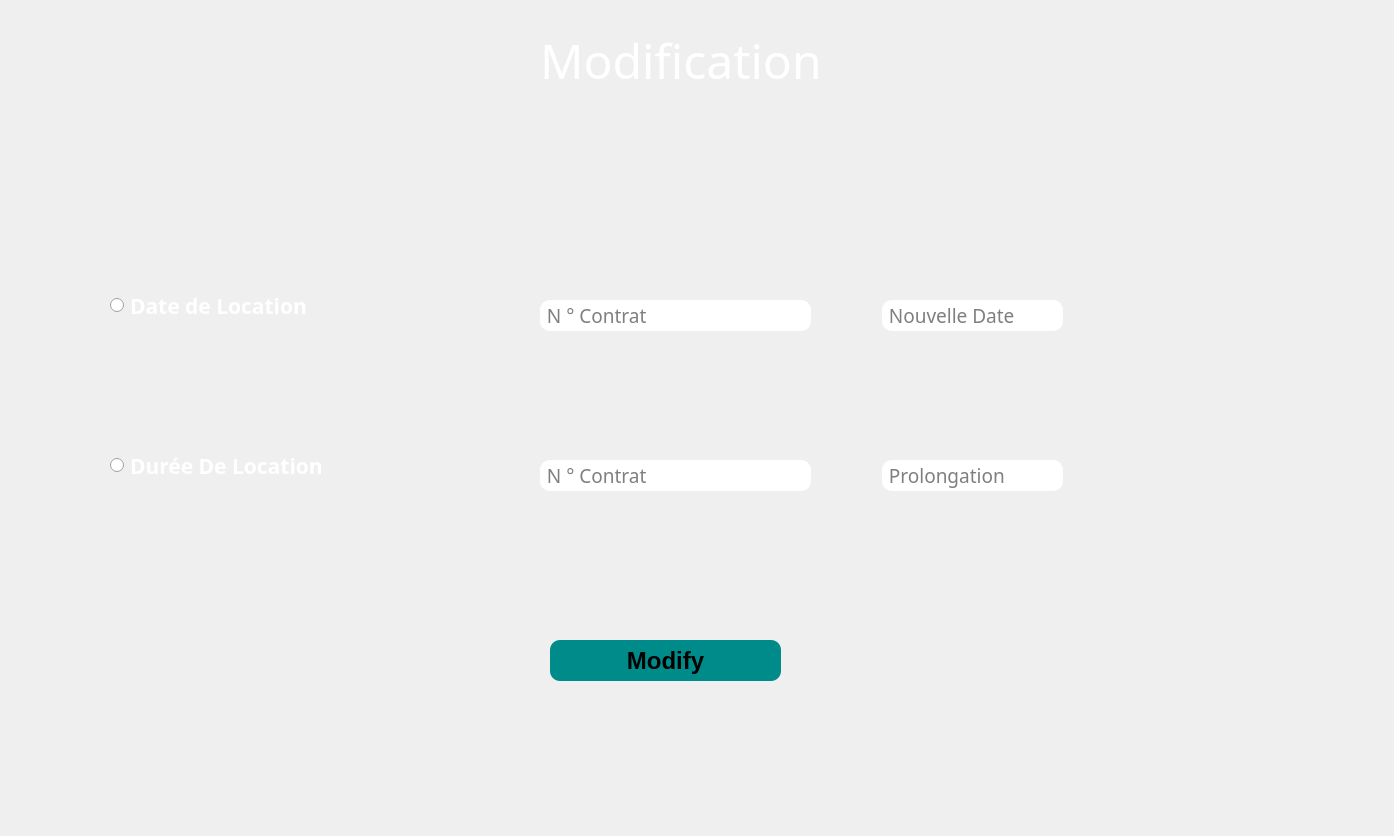
<?xml version="1.0" encoding="UTF-8"?>
<ui version="4.0">
 <class>Dialog</class>
 <widget class="QDialog" name="Dialog">
  <property name="geometry">
   <rect>
    <x>0</x>
    <y>0</y>
    <width>1394</width>
    <height>836</height>
   </rect>
  </property>
  <property name="windowTitle">
   <string>Dialog</string>
  </property>
  <widget class="QLabel" name="label">
   <property name="geometry">
    <rect>
     <x>-180</x>
     <y>-15</y>
     <width>1701</width>
     <height>871</height>
    </rect>
   </property>
   <property name="font">
    <font>
     <pointsize>10</pointsize>
     <weight>75</weight>
     <bold>true</bold>
    </font>
   </property>
   <property name="text">
    <string/>
   </property>
   <property name="pixmap">
    <pixmap resource="mothak6.qrc">:/pics/b3.jpg</pixmap>
   </property>
   <property name="scaledContents">
    <bool>true</bool>
   </property>
  </widget>
  <widget class="QLabel" name="label_2">
   <property name="geometry">
    <rect>
     <x>540</x>
     <y>30</y>
     <width>351</width>
     <height>61</height>
    </rect>
   </property>
   <property name="font">
    <font>
     <family>Bernard MT Condensed</family>
     <pointsize>36</pointsize>
    </font>
   </property>
   <property name="styleSheet">
    <string notr="true">color:white</string>
   </property>
   <property name="text">
    <string>Modification</string>
   </property>
  </widget>
  <widget class="QRadioButton" name="radioButton">
   <property name="geometry">
    <rect>
     <x>110</x>
     <y>280</y>
     <width>321</width>
     <height>51</height>
    </rect>
   </property>
   <property name="font">
    <font>
     <family>Segoe UI Variable Display Semib</family>
     <pointsize>16</pointsize>
     <weight>75</weight>
     <bold>true</bold>
    </font>
   </property>
   <property name="styleSheet">
    <string notr="true">color:white</string>
   </property>
   <property name="text">
    <string>Date de Location</string>
   </property>
  </widget>
  <widget class="QRadioButton" name="radioButton_2">
   <property name="geometry">
    <rect>
     <x>110</x>
     <y>450</y>
     <width>291</width>
     <height>31</height>
    </rect>
   </property>
   <property name="font">
    <font>
     <family>Segoe UI Variable Display Semib</family>
     <pointsize>16</pointsize>
     <weight>75</weight>
     <bold>true</bold>
    </font>
   </property>
   <property name="styleSheet">
    <string notr="true">color:white</string>
   </property>
   <property name="text">
    <string>Durée De Location</string>
   </property>
  </widget>
  <widget class="QLineEdit" name="lineEdit">
   <property name="geometry">
    <rect>
     <x>540</x>
     <y>300</y>
     <width>271</width>
     <height>31</height>
    </rect>
   </property>
   <property name="font">
    <font>
     <family>Modern No. 20</family>
     <pointsize>14</pointsize>
    </font>
   </property>
   <property name="styleSheet">
    <string notr="true">QLineEdit{
border-style: outset;
background-color:white;
    border-radius: 10px;
}
QLineEdit:focus{
border:1.5px solid
}</string>
   </property>
   <property name="placeholderText">
    <string> N ° Contrat</string>
   </property>
  </widget>
  <widget class="QLineEdit" name="lineEdit_2">
   <property name="geometry">
    <rect>
     <x>882</x>
     <y>300</y>
     <width>181</width>
     <height>31</height>
    </rect>
   </property>
   <property name="font">
    <font>
     <family>Modern No. 20</family>
     <pointsize>14</pointsize>
    </font>
   </property>
   <property name="styleSheet">
    <string notr="true">QLineEdit{
border-style: outset;
background-color:white;
    border-radius: 10px;
}
QLineEdit:focus{
border:1.5px solid
}</string>
   </property>
   <property name="placeholderText">
    <string> Nouvelle Date</string>
   </property>
  </widget>
  <widget class="QLineEdit" name="lineEdit_3">
   <property name="geometry">
    <rect>
     <x>540</x>
     <y>460</y>
     <width>271</width>
     <height>31</height>
    </rect>
   </property>
   <property name="font">
    <font>
     <family>Modern No. 20</family>
     <pointsize>14</pointsize>
    </font>
   </property>
   <property name="styleSheet">
    <string notr="true">QLineEdit{
border-style: outset;
background-color:white;
    border-radius: 10px;
}
QLineEdit:focus{
border:1.5px solid
}</string>
   </property>
   <property name="placeholderText">
    <string> N ° Contrat</string>
   </property>
  </widget>
  <widget class="QLineEdit" name="lineEdit_4">
   <property name="geometry">
    <rect>
     <x>882</x>
     <y>460</y>
     <width>181</width>
     <height>31</height>
    </rect>
   </property>
   <property name="font">
    <font>
     <family>Modern No. 20</family>
     <pointsize>14</pointsize>
    </font>
   </property>
   <property name="styleSheet">
    <string notr="true">QLineEdit{
border-style: outset;
background-color:white;
    border-radius: 10px;
}
QLineEdit:focus{
border:1.5px solid
}</string>
   </property>
   <property name="placeholderText">
    <string> Prolongation</string>
   </property>
  </widget>
  <widget class="QPushButton" name="pushButton">
   <property name="geometry">
    <rect>
     <x>550</x>
     <y>640</y>
     <width>231</width>
     <height>41</height>
    </rect>
   </property>
   <property name="font">
    <font>
     <pointsize>18</pointsize>
     <weight>75</weight>
     <bold>true</bold>
    </font>
   </property>
   <property name="styleSheet">
    <string notr="true">QPushButton{
border-style: outset;
background-color:DarkCyan;
    border-radius: 10px;
}
QPushButton:hover{
background-color:MediumSeaGreen
}
</string>
   </property>
   <property name="text">
    <string>Modify</string>
   </property>
  </widget>
 </widget>
 <resources>
  <include location="mothak6.qrc"/>
 </resources>
 <connections/>
</ui>
